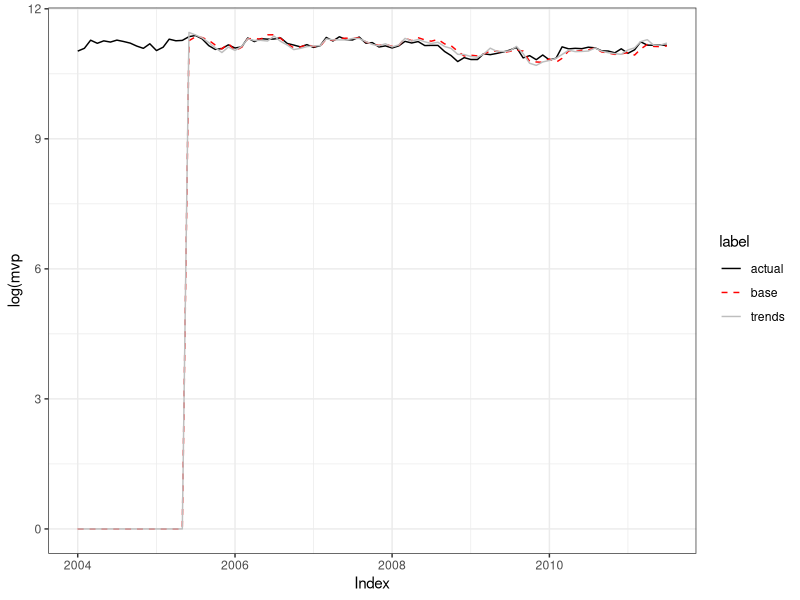

This chart was generated by the following R code:
## ---- chunk 1
library(tidyverse)
library(scales)
library(modelr)
library(lubridate)
library(readr)
library(dplyr)

# set plot theme
theme_set(theme_bw())
## ---- chunk 2
auto <- read_csv("merged.csv")

auto_sales <- auto %>% 
  mutate(lag_1 = lag(sales, 1), 
         lag_12 = lag(sales,12),log_sales =log(sales))
auto_sales

## ---- chunk 3
model_base <- lm(log_sales ~ log(lag_1) + log(lag_12), data = auto_sales)

model_trends <- lm(log_sales ~ log(lag_1) + log(lag_12) + suvs + insurance, data = auto_sales)
## ---- chunk 4
rolling_base <- lm(log_sales ~ log(lag_1) + 
                   log(lag_12), data = auto_sales[1:17,])

rolling_trends <- lm(log_sales ~ log(lag_1) + log(lag_12) + 
                  suvs + insurance, data = auto_sales[1:17,])

rolling_all <- auto_sales %>% mutate(base = 0, trends= 0, actual = 
                log_sales) 

rolling_all


K <- 18:91

for (k in K){
   
  rolling_base <- lm(actual ~ log(lag_1) + log(lag_12), data =       rolling_all[1:k-1,])
   
   rolling_trends <- lm(actual ~ log(lag_1) + log(lag_12) + suvs + insurance, data = rolling_all[1:k-1,])
   
   
   rolling_all$base[k] <- predict(rolling_base, rolling_all[k,]) 
   
   rolling_all$trends[k] <- predict(rolling_trends, rolling_all[k,])
  
}
## ---- chunk 5
plot_data <- rolling_all %>% 
  select(Period, base,trends,actual) %>% 
  pivot_longer(names_to = "label", values_to = "value", -Period)

plot_data %>% 
  ggplot(aes(x=Period, y = value, color = label, linetype = label))+  
  geom_line(aes(y = value, color = label, linetype= label))+
  scale_colour_manual(values=c("black", "red","grey"))+          
  scale_linetype_manual(values = c("solid", "dashed", "solid"))+
  xlab('Index')+ ylab('log(mvp')
## ---- chunk 6

mae_base <- mean(abs(rolling_all$log_sales - rolling_all$base))

mae_trends <- mean(abs(rolling_all$log_sales - rolling_all$trends))



